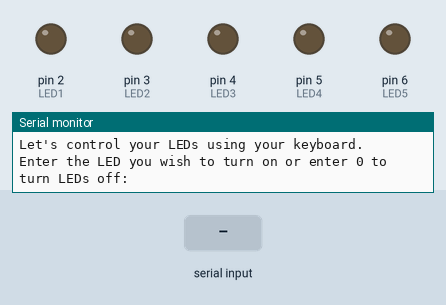
Recording of a sketch running on a simulated Arduino Uno, built with avr-gcc and run on an emulated ATmega328P. On the bench: output pins drawn as LEDs (lit = HIGH), the last lines printed to the serial monitor. The inputs (shaded band) are chosen by the test bench.

Above: at 1.2 s.
1.3 s: "1\n" received over Serial
At 2.5 s:
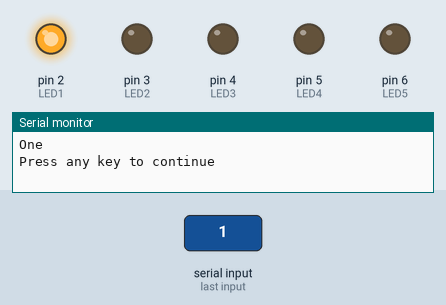
2.8 s: "90,45\n" received over Serial
At 3.9 s:
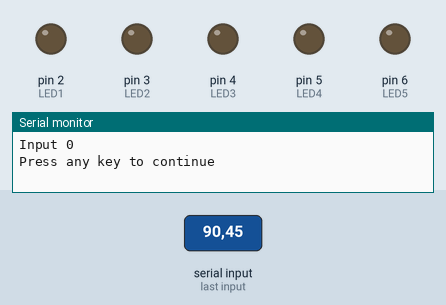
Timing chart, 0 to 5.8 s (numbered marks = the images above; inputs shaded):
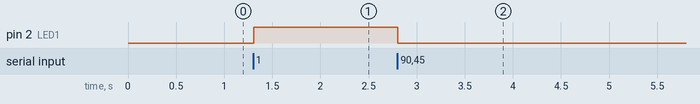

Measured:
- after the input at 1.3 s, pin 2 (LED1): LOW → HIGH at once
- after the input at 2.8 s, pin 2 (LED1): HIGH → LOW at once

The sketch:

Ex03b_Text_Input_Output_LED_Control.ino
```cpp
//========== SEED Electronics/Coding Workshop Exercise 3b ==========

//Purpose: Serial text communication between Arduino and computer for
//         controlling LEDs with keyboard input
//Date: May 28, 2018


//--- Constant definitions ---
#define LED1 2
#define LED2 3
#define LED3 4
#define LED4 5
#define LED5 6

//---------- Setup routine to run once ----------

void setup()
{

  //Set up pins to use
  pinMode(LED1,OUTPUT);
  pinMode(LED2,OUTPUT);
  pinMode(LED3,OUTPUT);
  pinMode(LED4,OUTPUT);
  pinMode(LED5,OUTPUT);

  digitalWrite(LED1,LOW);
  digitalWrite(LED2,LOW);
  digitalWrite(LED3,LOW);
  digitalWrite(LED4,LOW);
  digitalWrite(LED5,LOW);

  //Serial communication with computer over USB
  Serial.begin(115200);
}


//----- Global variable -----
int userInputNumber;


//---------- Loop routine that runs repeatedly ----------

void loop()
{
  //Print to computer on Arduino Serial Monitor
  Serial.println();
  Serial.println();
  Serial.println("Hello!");
  Serial.println("Let's control your LEDs using your keyboard.");

  //Get LED value input on computer as an integer
  Serial.print("Enter the LED you wish to turn on or enter 0 to turn LEDs off: ");
  userInputNumber = getIntegerInput();

  LEDControl(userInputNumber);

  Serial.println("Press any key to continue");

  //wait for user to type a character
  while(true)
  {
    if(Serial.available() > 0)
    {
        byte dummmyread = Serial.read();
        break;
    }
  }
}


//---------- Function getIntegerInput  ----------

//Function to check if bytes are coming in through serial connection,
//then read those bytes in as an integer

int getIntegerInput()
{
  //Wait until bytes come in through serial connection
  while (Serial.available() == 0) delay(100);

  //Get incoming bytes and interpret as an integer
  int x = Serial.parseInt();

  if(x > 5 || x < 0)
  {
      Serial.print(x);
      Serial.println(", is an invalid input.");
      x = 99;
  }
  else
  {
      Serial.println(x);
  }

  //Read incoming bytes until end of line Enter character is read
  while (Serial.available() > 0) Serial.read();

  //Return integer value to the calling function
  return x;
}

//---------- Function LEDControl  ----------

//Function to control LED power based on user input

void LEDControl (int LEDNumber)
{

    switch(LEDNumber)
    {
        case 0:
            digitalWrite(LED1,LOW);
            digitalWrite(LED2,LOW);
            digitalWrite(LED3,LOW);
            digitalWrite(LED4,LOW);
            digitalWrite(LED5,LOW);
            Serial.println("Input 0");
            break;
        case 1:
            digitalWrite(LED1,HIGH);
            Serial.println("One");
          break;
        case 2:
            digitalWrite(LED2,HIGH);
            Serial.println("Two");
            break;
        case 3:
            digitalWrite(LED3,HIGH);
            Serial.println("Three");
            break;
        case 4:
            digitalWrite(LED4,HIGH);
            Serial.println("Four");
            break;
        case 5:
            digitalWrite(LED5,HIGH);
            Serial.println("Five");
            break;
        default:
            Serial.println("Please enter a value between 0 and 5.");
    }
}
```
